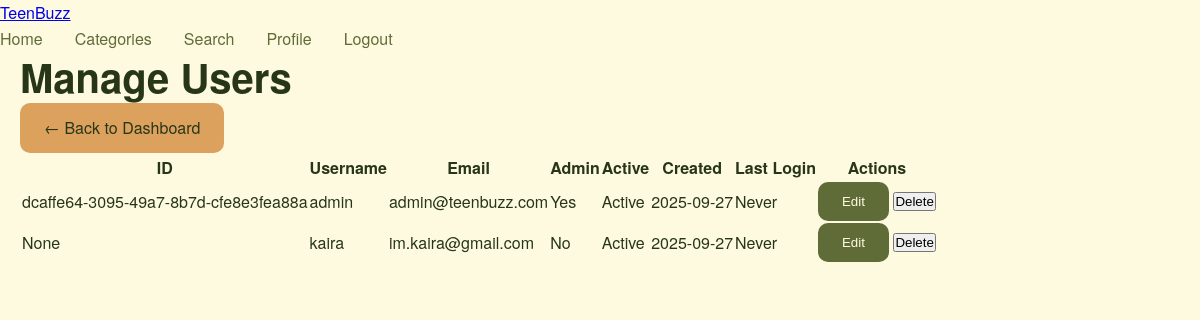
/admin/users (signed in), run on an earlier commit of the app's database.
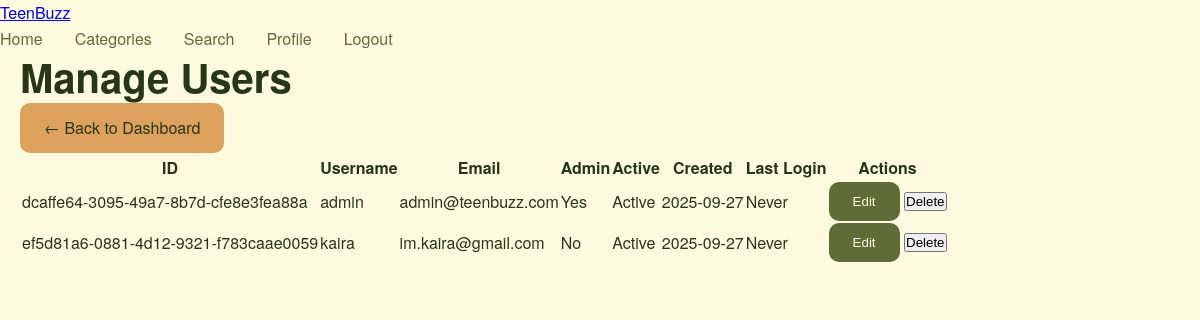
And on a later commit of the database.
### tables this page shows
CREATE TABLE users (
            id TEXT PRIMARY KEY,
            username TEXT UNIQUE NOT NULL,
            email TEXT UNIQUE NOT NULL,
            password_hash TEXT NOT NULL,
            is_admin BOOLEAN DEFAULT 0,
            created_at TIMESTAMP DEFAULT CURRENT_TIMESTAMP,
            updated_at TIMESTAMP DEFAULT CURRENT_TIMESTAMP
        , last_login TIMESTAMP, is_active BOOLEAN DEFAULT 1);

### app_with_auth.py (the view)
@app.route('/admin/users')
@admin_required
def admin_users():
    try:
        users = local_db.select('users') if local_db else []
        return render_template('admin_users.html', users=users)
    except Exception as e:
        flash(f'Error loading users: {str(e)}', 'error')
        return render_template('admin_users.html', users=[])

### app_with_auth.py (called while the page is built)
@app.context_processor
def inject_user():
    return {
        'current_user': get_current_user(),
        'is_authenticated': is_authenticated(),
        'is_admin': is_admin()
    }

### auth_system_enhanced.py (called while the page is built)
def admin_required(f):
    @wraps(f)
    def decorated_function(*args, **kwargs):
        if not auth_manager.is_authenticated():
            flash('Please log in to access this page.', 'error')
            return redirect(url_for('login'))
        if not auth_manager.is_admin():
            flash('Admin access required.', 'error')
            return redirect(url_for('home'))
        return f(*args, **kwargs)
    return decorated_function

def get_current_user():
    return auth_manager.get_current_user()

def is_authenticated():
    return auth_manager.is_authenticated()

def is_admin():
    return auth_manager.is_admin()

    def get_current_user(self):
        if not session.get('is_authenticated'):
            return None
        return {
            'id': session.get('user_id'),
            'username': session.get('username'),
            'email': session.get('email'),
            'is_admin': session.get('is_admin', False)
        }

    def is_authenticated(self):
        return session.get('is_authenticated', False)

    def is_admin(self):
        return session.get('is_admin', False)

### database_manager.py (called while the page is built)
    def execute_query(self, query: str, params: tuple = ()) -> List[Dict[str, Any]]:
        if not self.conn:
            self.connect()
        cursor = self.conn.cursor()
        cursor.execute(query, params)
        columns = [description[0] for description in cursor.description] if cursor.description else []
        results = [dict(zip(columns, row)) for row in cursor.fetchall()]
        self.conn.commit()
        return results

    def select(self, table: str, columns: str = '*', where: str = '', params: tuple = (), limit: int = None) -> List[Dict[str, Any]]:
        query = f"SELECT {columns} FROM {table}"
        if where:
            query += f" WHERE {where}"
        if limit:
            query += f" LIMIT {limit}"
        return self.execute_query(query, params)

### templates/admin_users.html (shortened to what this page needs)
<!DOCTYPE html>
<html lang="en">
<head>
    <link rel="stylesheet" href="{{ url_for('static', filename='css/style.css') }}">
</head>
<body>
    <nav class="navbar">
        <div class="nav-container">
            <div class="nav-logo">
                <a href="{{ url_for('home') }}">TeenBuzz</a>
            </div>
            <div class="nav-menu">
                <a href="{{ url_for('home') }}" class="nav-link">Home</a>
                <a href="{{ url_for('categories') }}" class="nav-link">Categories</a>
                <a href="{{ url_for('search_articles') }}" class="nav-link">Search</a>
                {% if is_authenticated %}
                    <a href="{{ url_for('user_profile') }}" class="nav-link">Profile</a>
                    <a href="{{ url_for('logout') }}" class="nav-link">Logout</a>
                {% else %}
                    <a href="{{ url_for('login') }}" class="nav-link">Login</a>
                    <a href="{{ url_for('register') }}" class="nav-link">Register</a>
                {% endif %}
            </div>
        </div>
    </nav>
    <main class="main-content">
        <div class="container">
            <div class="admin-header">
                <h1>Manage Users</h1>
                <a href="{{ url_for('admin_dashboard') }}" class="btn btn-secondary">← Back to Dashboard</a>
            </div>
            <div class="admin-table-container">
                <table class="admin-table">
                    <thead>
                        <tr>
                            <th>ID</th>
                            <th>Username</th>
                            <th>Email</th>
                            <th>Admin</th>
                            <th>Active</th>
                            <th>Created</th>
                            <th>Last Login</th>
                            <th>Actions</th>
                        </tr>
                    </thead>
                    <tbody>
                        {% for user in users %}
                        <tr>
                            <td>{{ user.id }}</td>
                            <td>{{ user.username }}</td>
                            <td>{{ user.email }}</td>
                            <td>
                                {% if user.is_admin %}
                                    <span class="badge badge-success">Yes</span>
                                {% else %}
                                    <span class="badge badge-secondary">No</span>
                                {% endif %}
                            </td>
                            <td>
                                {% if user.is_active %}
                                    <span class="badge badge-success">Active</span>
                                {% else %}
                                    <span class="badge badge-danger">Inactive</span>
                                {% endif %}
                            </td>
                            <td>{{ user.created_at[:10] if user.created_at else 'N/A' }}</td>
                            <td>{{ user.last_login[:10] if user.last_login else 'Never' }}</td>
                            <td>
                                <button class="btn btn-sm btn-primary">Edit</button>
                                <button class="btn btn-sm btn-danger">Delete</button>
                            </td>
                        </tr>
                        {% endfor %}
                    </tbody>
                </table>
            </div>
        </div>
    </main>
</body>
</html>

### static/css/style.css (style rules this page uses)
:root { --primary-color: #606c38; --secondary-color: #283618; --bg-primary: #fefae0; --accent-color: #dda15e; --highlight-color: #bc6c25; --text-primary: #283618; --text-secondary: #606c38; --text-light: #fefae0; --success-color: #28a745; --danger-color: #dc3545; --warning-color: #ffc107; --info-color: #17a2b8; --shadow-light: 0 2px 10px rgba(0,0,0,0.1); --shadow-medium: 0 4px 20px rgba(0,0,0,0.15); --shadow-heavy: 0 8px 30px rgba(0,0,0,0.2); --border-radius: 16px; --border-radius-small: 10px; --transition: all 0.3s ease; --primary-blue: #1e40af; --secondary-blue: #3b82f6; --accent-orange: #f97316; --text-dark: #1f2937; --text-gray: #6b7280; --bg-white: #ffffff; --bg-light: #f9fafb; --border-light: #e5e7eb; }
* { margin: 0; padding: 0; box-sizing: border-box; }
body { font-family: 'Helvetica Neue', Helvetica, Arial, sans-serif; line-height: 1.6; color: var(--text-primary); background-color: var(--bg-primary); }
.container { max-width: 1200px; margin: 0 auto; padding: 0 20px; }
h1, h2, h3, h4 { font-weight: 600; line-height: 1.3; }
h1 { font-size: 2.5rem; }
.btn-primary, .btn-secondary, .btn-filter { padding: 12px 24px; border: none; border-radius: var(--border-radius-small); font-weight: 500; cursor: pointer; transition: var(--transition); text-decoration: none; display: inline-block; }
.btn-primary { background: var(--primary-color); color: var(--bg-primary); }
.btn-secondary { background: var(--accent-color); color: var(--secondary-color); border: none; }
.nav-menu { display: flex; align-items: center; gap: 2rem; }
.nav-link { text-decoration: none; color: var(--text-secondary); font-weight: 500; transition: var(--transition); }

What changed in the data, as far as the page shows it:
removed users: id "None", username "kaira", email "im.kaira@gmail.com", is_admin "No", is_active "Active", created_at "2025-09-27", last_login "Never"
added users: id "ef5d81a6-0881-4d12-9321-f783caae0059", username "kaira", email "im.kaira@gmail.com", is_admin "No", is_active "Active", created_at "2025-09-27", last_login "Never"
